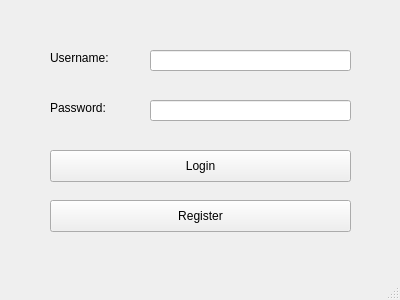
<?xml version="1.0" encoding="UTF-8"?>
<ui version="4.0">
 <class>LoginWindow</class>
 <widget class="QMainWindow" name="LoginWindow">
  <property name="geometry">
   <rect>
    <x>0</x>
    <y>0</y>
    <width>400</width>
    <height>300</height>
   </rect>
  </property>
  <property name="windowTitle">
   <string>Login</string>
  </property>
  <widget class="QWidget" name="centralwidget">
   <widget class="QLabel" name="label_username">
    <property name="geometry">
     <rect>
      <x>50</x>
      <y>50</y>
      <width>81</width>
      <height>16</height>
     </rect>
    </property>
    <property name="text">
     <string>Username:</string>
    </property>
   </widget>
   <widget class="QLabel" name="label_password">
    <property name="geometry">
     <rect>
      <x>50</x>
      <y>100</y>
      <width>81</width>
      <height>16</height>
     </rect>
    </property>
    <property name="text">
     <string>Password:</string>
    </property>
   </widget>
   <widget class="QLineEdit" name="lineEdit_username">
    <property name="geometry">
     <rect>
      <x>150</x>
      <y>50</y>
      <width>201</width>
      <height>21</height>
     </rect>
    </property>
   </widget>
   <widget class="QLineEdit" name="lineEdit_password">
    <property name="geometry">
     <rect>
      <x>150</x>
      <y>100</y>
      <width>201</width>
      <height>21</height>
     </rect>
    </property>
    <property name="echoMode">
     <enum>QLineEdit::Password</enum>
    </property>
   </widget>
   <widget class="QPushButton" name="pushButton_login">
    <property name="geometry">
     <rect>
      <x>50</x>
      <y>150</y>
      <width>301</width>
      <height>32</height>
     </rect>
    </property>
    <property name="text">
     <string>Login</string>
    </property>
   </widget>
   <widget class="QPushButton" name="pushButton_register">
    <property name="geometry">
     <rect>
      <x>50</x>
      <y>200</y>
      <width>301</width>
      <height>32</height>
     </rect>
    </property>
    <property name="text">
     <string>Register</string>
    </property>
   </widget>
  </widget>
  <widget class="QMenuBar" name="menubar"/>
  <widget class="QStatusBar" name="statusbar"/>
 </widget>
 <resources/>
 <connections/>
</ui>
